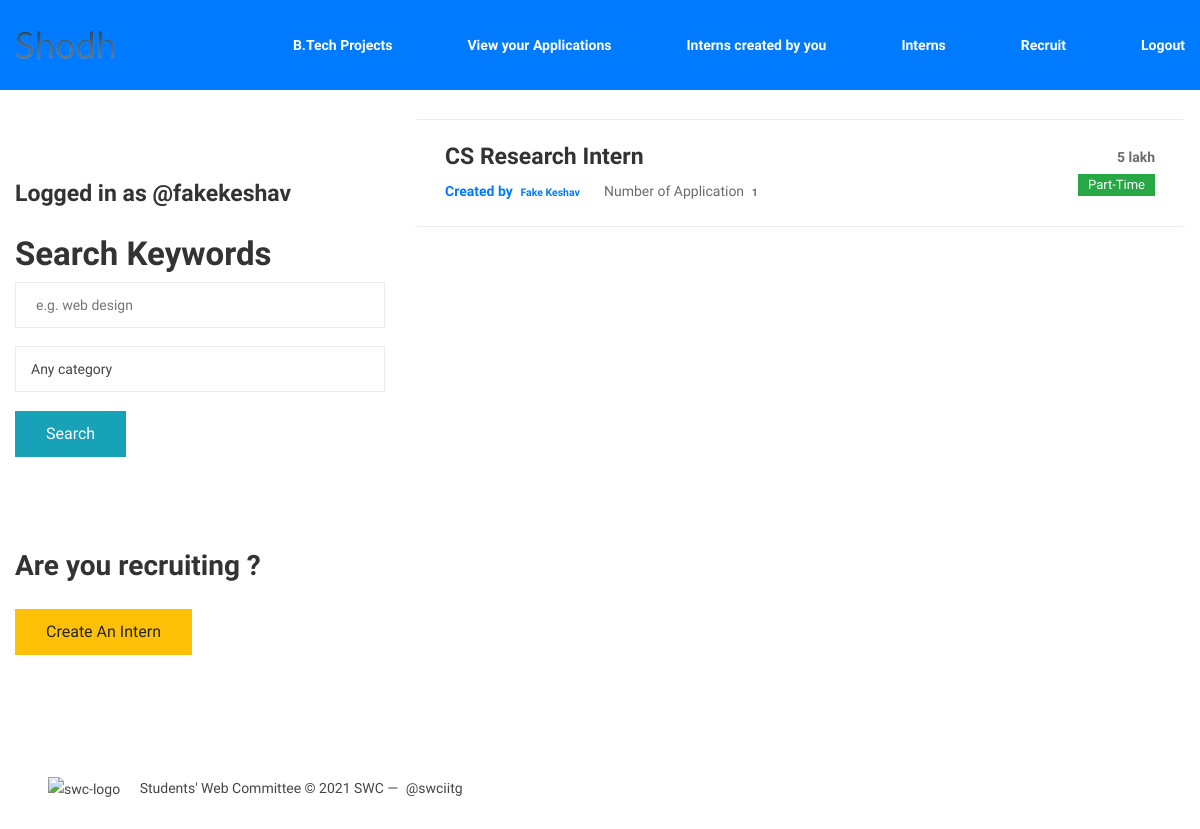
/groups/your/ (signed in), run on an earlier commit of the app's database.
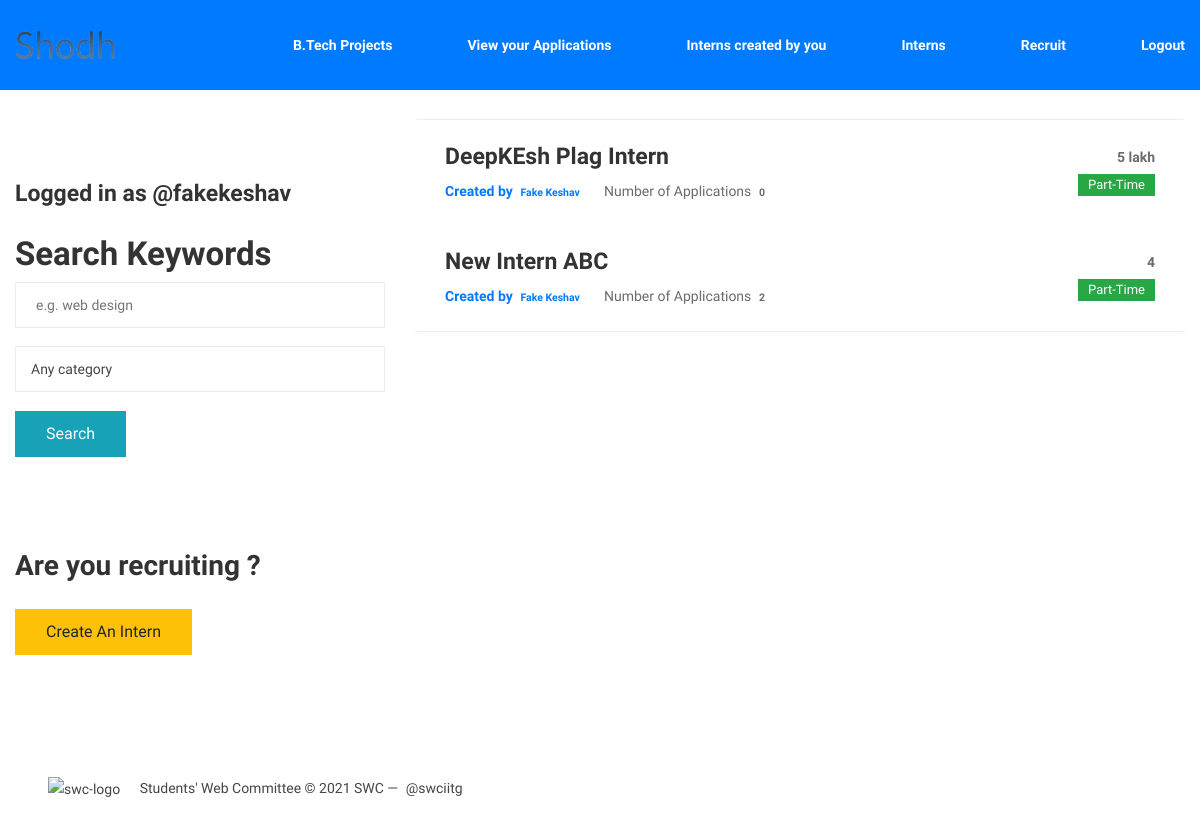
And on a later commit of the database.
### groups/models.py (models this page shows, shortened)
class Group(models.Model):
    creator = models.ForeignKey(User,on_delete=models.CASCADE, related_name="group_creator")
    name = models.CharField(max_length=255, unique=True)
    slug = models.SlugField(allow_unicode=True, unique=True)
    description = models.TextField(blank=True, default='')
    description_html = models.TextField(editable=False, default='', blank=True)
    field_of_job= models.CharField(max_length=255, choices=FIELD_CHOICES, default='sde')
    duration = models.CharField(max_length=255, blank=True, default='', null=True)
    stipend = models.CharField(max_length=255, blank=True, default='', null=True)
    expected_qualifications = models.TextField(blank=True, default='', null=True)
    apply_by = models.CharField(max_length=255,blank=True, default='', null=True)
    start_date= models.CharField(max_length=255,blank=True, default='', null=True)
    additional_questions_to_applicant = models.TextField(blank=True, default='', null=True)
    location = models.CharField(max_length=255, blank=True, default='', null=True)
    vacancy = models.PositiveIntegerField(blank=True, default=1, null=True)
    workstatus = models.CharField(max_length=255, choices=STATUS_CHOICES, default='pt')
    btp=models.BooleanField(default=False, null=True, blank=True)
    branch = models.CharField(max_length=255, choices=BRANCH_CHOICES, default='na')
    finished=models.BooleanField(default=False, null=True, blank=True)
    class Meta:
        ordering = ["name"]

### accounts/models.py (models this page shows, shortened)
class UserProfile(models.Model):
    name = models.CharField(default=None,max_length=256,null=True)
    user = models.OneToOneField(User, on_delete=models.CASCADE, default=None)
    slug = models.SlugField(allow_unicode=True, unique=True,  default=None)
    position= models.CharField(max_length=255, choices=POSITION_CHOICES, default='stud')
    photo= models.ImageField(default= None,null=True)
    username = models.CharField(max_length=256)
    aboutme = models.TextField(default=None,null=True)
    branch = models.CharField(max_length=255, choices=BRANCH_CHOICES, default='bt')
    cpi = models.FloatField(default=None,null=True)
    gender = models.CharField(max_length=255, choices=GENDER_CHOICES, default='anon')
    linkedin = models.CharField(default=None,max_length=256,null=True)

### groups/views.py (the view)
class ListGroups2(generic.ListView):
    model = Group
    template_name="groups/yourlist.html"

### groups/templates/groups/yourlist.html (shortened to what this page needs)
{% extends "groups/group_base.html" %}
{% load static %}
{% block pregroup %}
<div class="row">
	<div class="col-md-4" style="padding-top: 15%; padding-bottom: 5%;">
		<div class="content">
			{% if user.is_authenticated %}
			<h5 class="title">
				Logged in as <a href="{% url 'accounts:profile' slug=user.userprofile.username %}">@{{user.userprofile.username}}</a>
			</h5>
			{% endif %}
			<div style="padding-top: 5%; padding-bottom: 15%;">
				<h3 class="title">Search Keywords</h3>
				<form action="{% url 'groups:searchbar' %}" method="POST" id="form1">
					<input type="text" placeholder="e.g. web design" name="searchbar">
					<div style="padding-top: 5%;">
					<select name="fieldofjob">
						  <option value="all">Any category</option>
					</select>
				</div>
				</form>
				<div style="padding-top: 5%; padding-bottom: 10%;">
					<button form="form1" type="submit" class="btn btn-md btn-fill btn-info"> Search</button>
				</div>
			</div>
		</div>
		{% if user.is_authenticated %}
		<h4>Are you recruiting ?</h4>
		<div style="padding-top: 5%; padding-bottom: 10%;">
			<a href="{% url 'groups:create' %}" class="btn btn-md btn-fill btn-warning"> Create An Intern</a>
		</div>
		{% endif %}
	</div>
	{% endblock %}
	{% block group_content %}
	<div class="col-md-8" style="padding-top: 10%;">
		<div class="list-group">
			{% for group in object_list %}
            {% if group.creator == user %}
			<a class="list-group-item job-list" href="{% url 'groups:single' slug=group.slug %}">
				<div class="salary-type col-auto order-sm-3">
					<span class="salary-range">{{ group.stipend }}</span>
					{% if group.workstatus == "pt" %}
					<span class="badge badge-success">Part-Time</span>
					{% else %}
					<span class="badge badge-success">Full-Time</span>
					{% endif %}
				</div>
				<div class="content col">
					<h5 class="title">{{ group.name }}</h5>
					<ul class="meta">
						<li><strong class="text-primary"> Created by <span class="badge"> {{ group.creator.userprofile.name }}
								</span></strong>
						</li>
						<li>Number of Application{{ group.posts.count|pluralize }} <span class="badge">
								{{ group.posts.count }} </span></li>
					</ul>
				</div>
			</a>
            {% endif %}
			{% endfor %}
		</div>
	</div>
</div>
{% endblock %}

What changed in the data, as far as the page shows it:
changed Group "5 lakh": name "CS Research Intern" → "DeepKEsh Plag Intern"; posts.count "1" → "0"
now on this page (row edited): Group: stipend "4", workstatus "Part-Time", name "New Intern ABC", creator.userprofile.name "Fake Keshav", posts.count "2"
